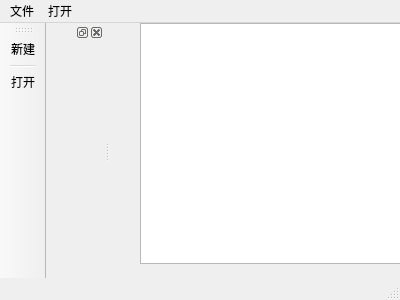
<?xml version="1.0" encoding="UTF-8"?>
<ui version="4.0">
 <class>MainWindow</class>
 <widget class="QMainWindow" name="MainWindow">
  <property name="geometry">
   <rect>
    <x>0</x>
    <y>0</y>
    <width>400</width>
    <height>300</height>
   </rect>
  </property>
  <property name="windowTitle">
   <string>MainWindow</string>
  </property>
  <widget class="QWidget" name="centralWidget">
   <widget class="QTextEdit" name="textEdit">
    <property name="geometry">
     <rect>
      <x>30</x>
      <y>0</y>
      <width>271</width>
      <height>241</height>
     </rect>
    </property>
   </widget>
  </widget>
  <widget class="QMenuBar" name="menuBar">
   <property name="geometry">
    <rect>
     <x>0</x>
     <y>0</y>
     <width>400</width>
     <height>28</height>
    </rect>
   </property>
   <widget class="QMenu" name="menu">
    <property name="title">
     <string>文件</string>
    </property>
    <addaction name="actionnew"/>
    <addaction name="separator"/>
    <addaction name="actionopen"/>
   </widget>
   <widget class="QMenu" name="menu_2">
    <property name="title">
     <string>打开</string>
    </property>
   </widget>
   <addaction name="menu"/>
   <addaction name="menu_2"/>
  </widget>
  <widget class="QStatusBar" name="statusBar"/>
  <widget class="QToolBar" name="toolBar">
   <property name="windowTitle">
    <string>toolBar</string>
   </property>
   <attribute name="toolBarArea">
    <enum>LeftToolBarArea</enum>
   </attribute>
   <attribute name="toolBarBreak">
    <bool>false</bool>
   </attribute>
   <addaction name="actionnew"/>
   <addaction name="separator"/>
   <addaction name="actionopen"/>
  </widget>
  <widget class="QDockWidget" name="dockWidget_2">
   <property name="allowedAreas">
    <set>Qt::BottomDockWidgetArea|Qt::TopDockWidgetArea</set>
   </property>
   <attribute name="dockWidgetArea">
    <number>1</number>
   </attribute>
   <widget class="QWidget" name="dockWidgetContents_2"/>
  </widget>
  <action name="actionnew">
   <property name="text">
    <string>新建</string>
   </property>
  </action>
  <action name="actionopen">
   <property name="text">
    <string>打开</string>
   </property>
  </action>
 </widget>
 <layoutdefault spacing="6" margin="11"/>
 <resources/>
 <connections/>
</ui>
